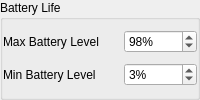
             <widget class="QGroupBox" name="group_settings_battery_life">
              <property name="sizePolicy">
               <sizepolicy hsizetype="Ignored" vsizetype="Maximum">
                <horstretch>0</horstretch>
                <verstretch>0</verstretch>
               </sizepolicy>
              </property>
              <property name="title">
               <string>Battery Life</string>
              </property>
              <property name="flat">
               <bool>true</bool>
              </property>
              <layout class="QGridLayout" name="gridLayout_18">
               <property name="leftMargin">
                <number>0</number>
               </property>
               <property name="topMargin">
                <number>6</number>
               </property>
               <property name="rightMargin">
                <number>0</number>
               </property>
               <property name="bottomMargin">
                <number>6</number>
               </property>
               <item row="0" column="0">
                <widget class="QLabel" name="label_battery_max_level">
                 <property name="sizePolicy">
                  <sizepolicy hsizetype="Fixed" vsizetype="Fixed">
                   <horstretch>0</horstretch>
                   <verstretch>0</verstretch>
                  </sizepolicy>
                 </property>
                 <property name="minimumSize">
                  <size>
                   <width>115</width>
                   <height>15</height>
                  </size>
                 </property>
                 <property name="toolTip">
                  <string>&lt;html&gt;&lt;head/&gt;&lt;body&gt;&lt;p&gt;In order to calculate a system's best-case battery life, a capture file must contain battery level data with a maximum charge equal to or greater than this value. Lowering the maximum value will allow a system to be tested for less time but can affect the accuracy of the projected battery life.&lt;/p&gt;&lt;/body&gt;&lt;/html&gt;</string>
                 </property>
                 <property name="text">
                  <string>Max Battery Level</string>
                 </property>
                 <property name="textFormat">
                  <enum>Qt::PlainText</enum>
                 </property>
                </widget>
               </item>
               <item row="0" column="1">
                <widget class="QSpinBox" name="spin_battery_max_level">
                 <property name="sizePolicy">
                  <sizepolicy hsizetype="Expanding" vsizetype="Fixed">
                   <horstretch>0</horstretch>
                   <verstretch>0</verstretch>
                  </sizepolicy>
                 </property>
                 <property name="minimumSize">
                  <size>
                   <width>0</width>
                   <height>21</height>
                  </size>
                 </property>
                 <property name="toolTip">
                  <string>&lt;html&gt;&lt;head/&gt;&lt;body&gt;&lt;p&gt;In order to calculate a system's best-case battery life, a capture file must contain battery level data with a maximum charge equal to or greater than this value. Lowering the maximum value will allow a system to be tested for less time but can affect the accuracy of the projected battery life.&lt;/p&gt;&lt;/body&gt;&lt;/html&gt;</string>
                 </property>
                 <property name="suffix">
                  <string>%</string>
                 </property>
                 <property name="minimum">
                  <number>1</number>
                 </property>
                 <property name="maximum">
                  <number>100</number>
                 </property>
                 <property name="value">
                  <number>98</number>
                 </property>
                </widget>
               </item>
               <item row="1" column="0">
                <widget class="QLabel" name="label_battery_min_level">
                 <property name="sizePolicy">
                  <sizepolicy hsizetype="Fixed" vsizetype="Fixed">
                   <horstretch>0</horstretch>
                   <verstretch>0</verstretch>
                  </sizepolicy>
                 </property>
                 <property name="minimumSize">
                  <size>
                   <width>115</width>
                   <height>15</height>
                  </size>
                 </property>
                 <property name="toolTip">
                  <string>&lt;html&gt;&lt;head/&gt;&lt;body&gt;&lt;p&gt;In order to calculate a system's best-case battery life, a capture file must contain battery level data with a minimum charge equal to or less than this value. Raising the minimum value will allow a system to be tested for less time but can affect the accuracy of the projected battery life.&lt;/p&gt;&lt;/body&gt;&lt;/html&gt;</string>
                 </property>
                 <property name="text">
                  <string>Min Battery Level</string>
                 </property>
                 <property name="textFormat">
                  <enum>Qt::PlainText</enum>
                 </property>
                </widget>
               </item>
               <item row="1" column="1">
                <widget class="QSpinBox" name="spin_battery_min_level">
                 <property name="sizePolicy">
                  <sizepolicy hsizetype="Expanding" vsizetype="Fixed">
                   <horstretch>0</horstretch>
                   <verstretch>0</verstretch>
                  </sizepolicy>
                 </property>
                 <property name="minimumSize">
                  <size>
                   <width>0</width>
                   <height>21</height>
                  </size>
                 </property>
                 <property name="toolTip">
                  <string>&lt;html&gt;&lt;head/&gt;&lt;body&gt;&lt;p&gt;In order to calculate a system's best-case battery life, a capture file must contain battery level data with a minimum charge equal to or less than this value. Raising the minimum value will allow a system to be tested for less time but can affect the accuracy of the projected battery life.&lt;/p&gt;&lt;/body&gt;&lt;/html&gt;</string>
                 </property>
                 <property name="suffix">
                  <string>%</string>
                 </property>
                 <property name="maximum">
                  <number>99</number>
                 </property>
                 <property name="value">
                  <number>3</number>
                 </property>
                </widget>
               </item>
              </layout>
             </widget>
